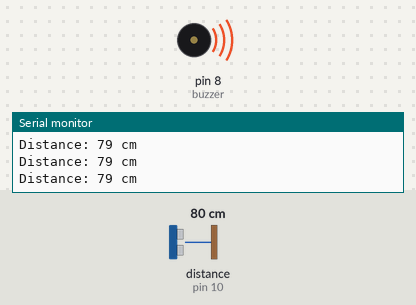
Simulated run of this sketch. Board: Arduino Uno, built with avr-gcc and run on an emulated ATmega328P. Shown: buzzer (waves = sounding, pin HIGH), the last lines printed to the serial monitor. Wiring (inferred from the names in the program): ultrasonic range finder: trigger pin 9; echo pin 10. The test bench sets the inputs (shaded band); at power-on: distance to the obstacle (sensor on pin 10) 80 cm. The echo pulse lasts 58.3 µs per cm; pins used as bus, display or sensor lines are not drawn.

Above: at 1.27 s.
1.3 s: distance to the obstacle (sensor on pin 10) set to 198 cm
4.3 s: distance to the obstacle (sensor on pin 10) set to 206 cm
At 4.3 s:
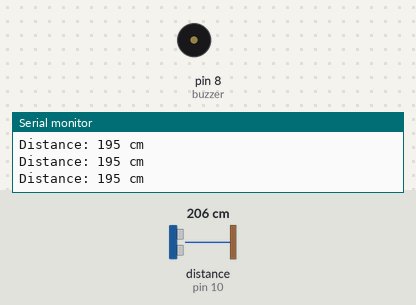
7.3 s: distance to the obstacle (sensor on pin 10) set to 18 cm
At 10.2 s:
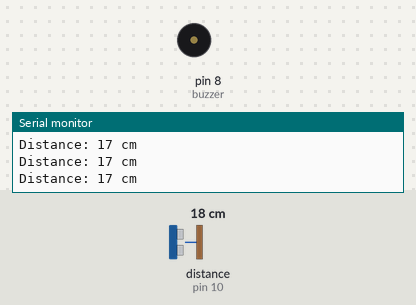
10.3 s: distance to the obstacle (sensor on pin 10) set to 250 cm
At 11.3 s:
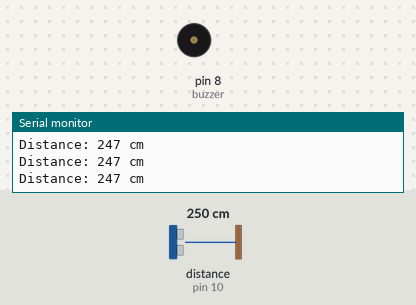
Timing chart, 0 to 12.8 s (numbered marks = the images above; inputs shaded):
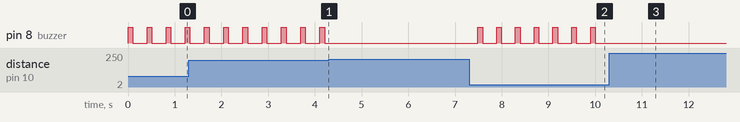

The sketch:

sketch_nov13b.ino
```cpp
const int trigPin = 9;
const int echoPin = 10;
const int buzzer = 8;

long duration;
int distance;

void setup() {
  pinMode(trigPin, OUTPUT);
  pinMode(echoPin, INPUT);
  pinMode(buzzer, OUTPUT);
  Serial.begin(9600);
}

void loop() {
  // Send pulse
  digitalWrite(trigPin, LOW);
  delayMicroseconds(2);
  digitalWrite(trigPin, HIGH);
  delayMicroseconds(10);
  digitalWrite(trigPin, LOW);

  // Read echo
  duration = pulseIn(echoPin, HIGH);
  distance = duration * 0.034 / 2;

  Serial.print("Distance: ");
  Serial.print(distance);
  Serial.println(" cm");

  // Obstacle alert
  if (distance <= 200 && distance > 0) {
    digitalWrite(buzzer, HIGH);
    delay(100);
    digitalWrite(buzzer, LOW);
    delay(100);
  } else {
    digitalWrite(buzzer, LOW);
  }

  delay(200);
}
```

Measured:
- the behaviour switches between 203 and 204 cm on distance to the obstacle (sensor on pin 10) (found by bisection; images 0 and 1)
- after the input at 4.3 s, pin 8 (buzzer): stops changing and stays LOW
- after the input at 7.3 s, pin 8 (buzzer): alternates HIGH for 0.10 s and LOW for 0.30 s, starting after 0.19 s
- after the input at 10.3 s, pin 8 (buzzer): stops changing and stays LOW
- by itself, pin 8 (buzzer): alternates HIGH for 0.10 s and LOW for 0.31 s
